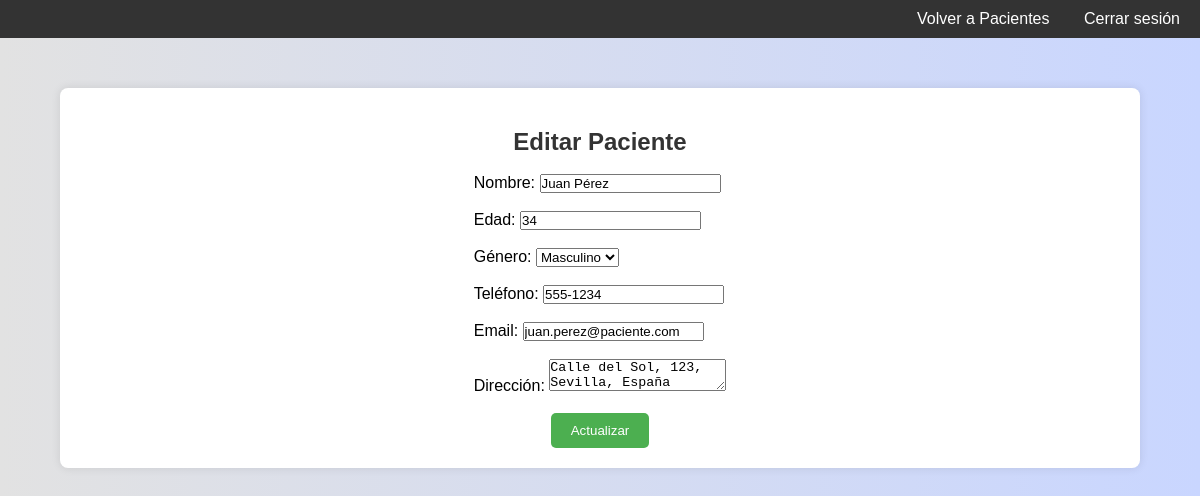
Page /php/editarPaciente.php?id=1 (signed in) on the earlier database version.
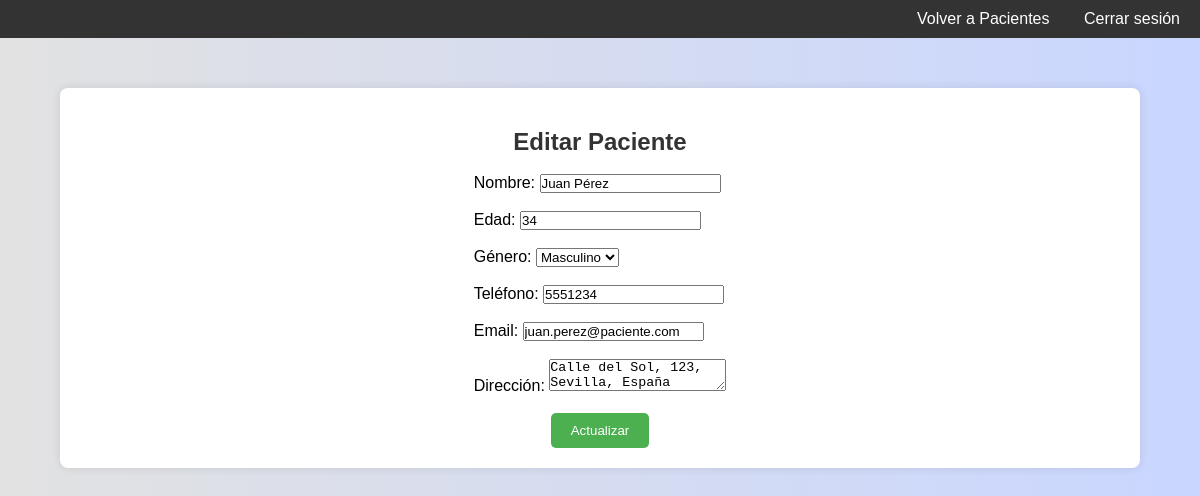
Same page on the later database version.
### tables this page shows
CREATE TABLE `Pacientes` (
  `id` int(11) NOT NULL,
  `nombre` varchar(100) NOT NULL,
  `password` varchar(255) NOT NULL,
  `edad` int(11) NOT NULL,
  `genero` enum('Masculino','Femenino') NOT NULL,
  `fecha_registro` date NOT NULL,
  `telefono` varchar(15) NOT NULL,
  `email` varchar(100) NOT NULL,
  `direccion` text NOT NULL
);

### crud/crud.php (called while the page is built, shortened)
<?php
class Crud {
    public function __construct($conn, $table) {
        $this->conn = $conn;
    }
}
?>

### crud/crudPacientes.php (called while the page is built, shortened)
<?php
require_once 'crud.php';
class PacienteCrud extends Crud {
    public function getById($id) {
        $query = "SELECT * FROM pacientes WHERE id = ?";
        $stmt = $this->conn->prepare($query);
        $stmt->bind_param("i", $id);
        $stmt->execute();
        $result = $stmt->get_result();
        if ($result->num_rows > 0) {
            return $result->fetch_assoc();
        } else {
            throw new Exception("Paciente no encontrado.");
        }
    }
}
?>

### php/editarPaciente.php (the view, shortened to what this page needs)
<?php
require_once '../crud/crudPacientes.php';
$conn = Helper::getConn();
$pacienteCrud = new PacienteCrud($conn);
if (isset($_GET['id'])) {
    $id = filter_input(INPUT_GET, 'id', FILTER_VALIDATE_INT);
    if ($id) {
        $paciente = $pacienteCrud->getById(['id' => $id]);
    } else {
        $error = "ID de paciente no válido.";
    }
} else {
    $error = "No se proporcionó el ID de paciente.";
}
?>
<!DOCTYPE html>
<html lang="es">
<head>
    <link rel="stylesheet" href="../css/style.css">
    <link href="https://cdnjs.cloudflare.com/ajax/libs/font-awesome/6.0.0-beta3/css/all.min.css" rel="stylesheet">
</head>
<body>
    <header>
        <nav>
            <a href="pacientes.php">Volver a Pacientes</a>
            <a href="logout.php">Cerrar sesión</a>
        </nav>
    </header>
    <section class="gestion-container">
        <h2>Editar Paciente</h2>
        <?php if ($paciente) { ?>
            <form action="editarPaciente.php?id=<?php echo urlencode($id); ?>" method="post">
                <br>
                <label for="nombre">Nombre:</label>
                <input type="text" id="nombre" name="nombre" value="<?php echo htmlspecialchars($paciente['nombre']); ?>" required>
                <br><br>
                <label for="edad">Edad:</label>
                <input type="number" id="edad" name="edad" value="<?php echo htmlspecialchars($paciente['edad']); ?>" required>
                <br><br>
                <label for="genero">Género:</label>
                <select id="genero" name="genero" required>
                    <option value="Masculino" <?php echo $paciente['genero'] === 'Masculino' ? 'selected' : ''; ?>>Masculino</option>
                </select>
                <br><br>
                <label for="telefono">Teléfono:</label>
                <input type="text" id="telefono" name="telefono" value="<?php echo htmlspecialchars($paciente['telefono']); ?>" required>
                <br><br>
                <label for="email">Email:</label>
                <input type="email" id="email" name="email" value="<?php echo htmlspecialchars($paciente['email']); ?>" required>
                <br><br>
                <label for="direccion">Dirección:</label>
                <textarea id="direccion" name="direccion" required><?php echo htmlspecialchars($paciente['direccion']); ?></textarea>
                <br><br>
                <button style="display: block; margin: 0 auto;" type="submit">Actualizar</button>
            </form>
        <?php } ?>
    </section>
</body>
</html>

Differences in the rows shown:
changed pacientes "Juan Pérez": telefono "555-1234" → "5551234"
